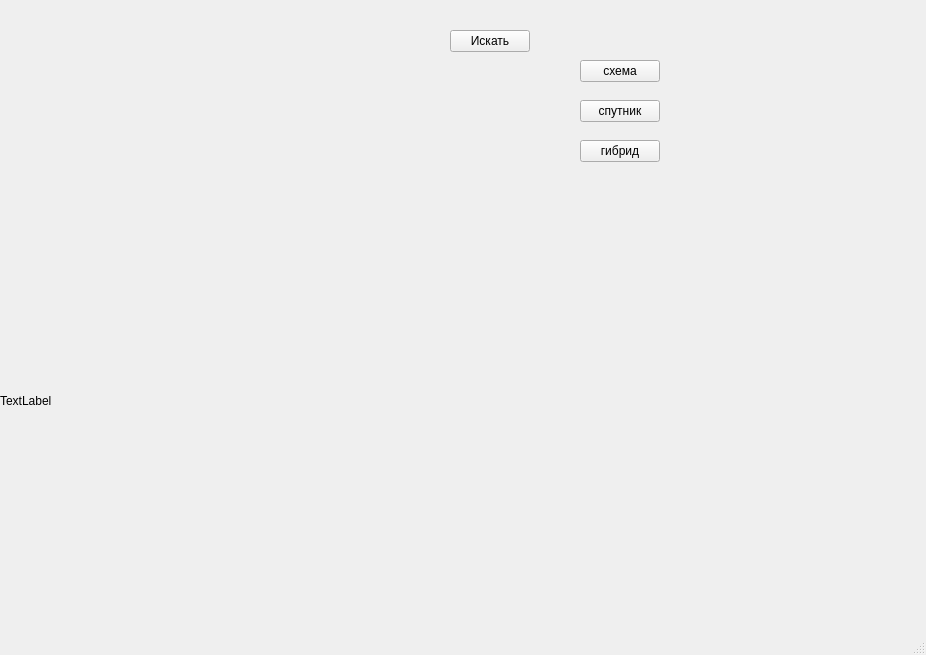
<?xml version="1.0" encoding="UTF-8"?>
<ui version="4.0">
 <class>MainWindow</class>
 <widget class="QMainWindow" name="MainWindow">
  <property name="geometry">
   <rect>
    <x>0</x>
    <y>0</y>
    <width>926</width>
    <height>655</height>
   </rect>
  </property>
  <property name="windowTitle">
   <string>MainWindow</string>
  </property>
  <widget class="QWidget" name="centralwidget">
   <widget class="QPushButton" name="pushButton">
    <property name="geometry">
     <rect>
      <x>580</x>
      <y>60</y>
      <width>80</width>
      <height>22</height>
     </rect>
    </property>
    <property name="text">
     <string>схема</string>
    </property>
   </widget>
   <widget class="QPushButton" name="pushButton_2">
    <property name="geometry">
     <rect>
      <x>580</x>
      <y>100</y>
      <width>80</width>
      <height>22</height>
     </rect>
    </property>
    <property name="text">
     <string>спутник</string>
    </property>
   </widget>
   <widget class="QPushButton" name="pushButton_3">
    <property name="geometry">
     <rect>
      <x>580</x>
      <y>140</y>
      <width>80</width>
      <height>22</height>
     </rect>
    </property>
    <property name="text">
     <string>гибрид</string>
    </property>
   </widget>
   <widget class="QPushButton" name="pushButton_4">
    <property name="geometry">
     <rect>
      <x>450</x>
      <y>30</y>
      <width>80</width>
      <height>22</height>
     </rect>
    </property>
    <property name="text">
     <string>Искать</string>
    </property>
   </widget>
   <widget class="QLabel" name="LabelText">
    <property name="geometry">
     <rect>
      <x>0</x>
      <y>190</y>
      <width>921</width>
      <height>421</height>
     </rect>
    </property>
    <property name="text">
     <string>TextLabel</string>
    </property>
   </widget>
  </widget>
  <widget class="QMenuBar" name="menubar">
   <property name="geometry">
    <rect>
     <x>0</x>
     <y>0</y>
     <width>926</width>
     <height>19</height>
    </rect>
   </property>
  </widget>
  <widget class="QStatusBar" name="statusbar"/>
 </widget>
 <resources/>
 <connections/>
</ui>
